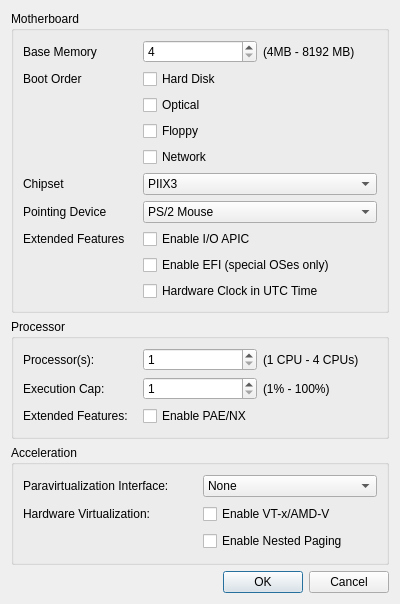
<?xml version="1.0" encoding="UTF-8"?>
<ui version="4.0">
 <class>MachineSettings</class>
 <widget class="QDialog" name="MachineSettings">
  <property name="geometry">
   <rect>
    <x>0</x>
    <y>0</y>
    <width>400</width>
    <height>604</height>
   </rect>
  </property>
  <property name="windowTitle">
   <string>Machine Settings</string>
  </property>
  <property name="modal">
   <bool>true</bool>
  </property>
  <layout class="QGridLayout" name="gridLayout_2">
   <item row="1" column="0">
    <widget class="QGroupBox" name="groupBox_Processor">
     <property name="title">
      <string>Processor</string>
     </property>
     <layout class="QGridLayout" name="gridLayout_3">
      <item row="0" column="0">
       <widget class="QLabel" name="label_6">
        <property name="text">
         <string>Processor(s):</string>
        </property>
       </widget>
      </item>
      <item row="0" column="1">
       <widget class="QSpinBox" name="spinBox_processors">
        <property name="minimum">
         <number>1</number>
        </property>
        <property name="maximum">
         <number>4</number>
        </property>
       </widget>
      </item>
      <item row="1" column="0">
       <widget class="QLabel" name="label_7">
        <property name="text">
         <string>Execution Cap:</string>
        </property>
       </widget>
      </item>
      <item row="1" column="1">
       <widget class="QSpinBox" name="spinBox_executionCap">
        <property name="minimum">
         <number>1</number>
        </property>
        <property name="maximum">
         <number>100</number>
        </property>
       </widget>
      </item>
      <item row="1" column="2">
       <widget class="QLabel" name="label_12">
        <property name="text">
         <string>(1% - 100%)</string>
        </property>
       </widget>
      </item>
      <item row="2" column="0">
       <widget class="QLabel" name="label_8">
        <property name="text">
         <string>Extended Features:</string>
        </property>
       </widget>
      </item>
      <item row="2" column="1" colspan="2">
       <widget class="QCheckBox" name="checkBox_enablePAEnx">
        <property name="text">
         <string>Enable PAE/NX</string>
        </property>
       </widget>
      </item>
      <item row="0" column="2">
       <widget class="QLabel" name="label_13">
        <property name="text">
         <string>(1 CPU - 4 CPUs)</string>
        </property>
       </widget>
      </item>
     </layout>
    </widget>
   </item>
   <item row="2" column="0">
    <widget class="QGroupBox" name="groupBox_Acceleration">
     <property name="title">
      <string>Acceleration</string>
     </property>
     <layout class="QGridLayout" name="gridLayout_4">
      <item row="0" column="0">
       <widget class="QLabel" name="label_9">
        <property name="text">
         <string>Paravirtualization Interface:</string>
        </property>
       </widget>
      </item>
      <item row="0" column="1">
       <widget class="QComboBox" name="comboBox_paravirtInterface">
        <item>
         <property name="text">
          <string>None</string>
         </property>
        </item>
        <item>
         <property name="text">
          <string>Default</string>
         </property>
        </item>
        <item>
         <property name="text">
          <string>Legacy</string>
         </property>
        </item>
        <item>
         <property name="text">
          <string>Minimal</string>
         </property>
        </item>
        <item>
         <property name="text">
          <string>Hyper-V</string>
         </property>
        </item>
        <item>
         <property name="text">
          <string>KVM</string>
         </property>
        </item>
       </widget>
      </item>
      <item row="1" column="0">
       <widget class="QLabel" name="label_10">
        <property name="text">
         <string>Hardware Virtualization:</string>
        </property>
       </widget>
      </item>
      <item row="1" column="1">
       <widget class="QCheckBox" name="checkBox_enableVTxAMDV">
        <property name="text">
         <string>Enable VT-x/AMD-V</string>
        </property>
       </widget>
      </item>
      <item row="2" column="1">
       <widget class="QCheckBox" name="checkBox_enableNestedPaging">
        <property name="text">
         <string>Enable Nested Paging</string>
        </property>
       </widget>
      </item>
     </layout>
    </widget>
   </item>
   <item row="3" column="0">
    <widget class="QDialogButtonBox" name="OverlayButtonBox">
     <property name="orientation">
      <enum>Qt::Horizontal</enum>
     </property>
     <property name="standardButtons">
      <set>QDialogButtonBox::Cancel|QDialogButtonBox::Ok</set>
     </property>
    </widget>
   </item>
   <item row="0" column="0">
    <widget class="QGroupBox" name="groupBox_Motherboard">
     <property name="font">
      <font>
       <weight>50</weight>
       <bold>false</bold>
      </font>
     </property>
     <property name="title">
      <string>Motherboard</string>
     </property>
     <property name="flat">
      <bool>false</bool>
     </property>
     <property name="checkable">
      <bool>false</bool>
     </property>
     <layout class="QGridLayout" name="gridLayout">
      <item row="9" column="1" colspan="2">
       <widget class="QCheckBox" name="extFeatCheckBox_enableEFI">
        <property name="text">
         <string>Enable EFI (special OSes only)</string>
        </property>
       </widget>
      </item>
      <item row="1" column="0">
       <widget class="QLabel" name="label_2">
        <property name="text">
         <string>Boot Order</string>
        </property>
       </widget>
      </item>
      <item row="0" column="0">
       <widget class="QLabel" name="label">
        <property name="text">
         <string>Base Memory</string>
        </property>
       </widget>
      </item>
      <item row="7" column="0">
       <widget class="QLabel" name="label_4">
        <property name="text">
         <string>Pointing Device</string>
        </property>
       </widget>
      </item>
      <item row="6" column="1" colspan="2">
       <widget class="QComboBox" name="comboBox_chipset">
        <item>
         <property name="text">
          <string>PIIX3</string>
         </property>
        </item>
        <item>
         <property name="text">
          <string>ICH9</string>
         </property>
        </item>
       </widget>
      </item>
      <item row="0" column="2">
       <widget class="QLabel" name="label_11">
        <property name="text">
         <string>(4MB - 8192 MB)</string>
        </property>
       </widget>
      </item>
      <item row="8" column="1" colspan="2">
       <widget class="QCheckBox" name="extFeatCheckbox_enableIO">
        <property name="text">
         <string>Enable I/O APIC</string>
        </property>
       </widget>
      </item>
      <item row="8" column="0">
       <widget class="QLabel" name="label_5">
        <property name="text">
         <string>Extended Features</string>
        </property>
       </widget>
      </item>
      <item row="7" column="1" colspan="2">
       <widget class="QComboBox" name="comboBox_pointingDevice">
        <item>
         <property name="text">
          <string>PS/2 Mouse</string>
         </property>
        </item>
        <item>
         <property name="text">
          <string>USB Tablet</string>
         </property>
        </item>
        <item>
         <property name="text">
          <string>USB Multi-Touch Tablet</string>
         </property>
        </item>
       </widget>
      </item>
      <item row="5" column="1" colspan="2">
       <widget class="QCheckBox" name="bootOrderCheckbox_network">
        <property name="text">
         <string>Network</string>
        </property>
       </widget>
      </item>
      <item row="2" column="1" colspan="2">
       <widget class="QCheckBox" name="bootOrderCheckbox_optical">
        <property name="text">
         <string>Optical</string>
        </property>
       </widget>
      </item>
      <item row="0" column="1">
       <widget class="QSpinBox" name="spinbox_baseMemory">
        <property name="showGroupSeparator" stdset="0">
         <bool>true</bool>
        </property>
        <property name="minimum">
         <number>4</number>
        </property>
        <property name="maximum">
         <number>8192</number>
        </property>
       </widget>
      </item>
      <item row="6" column="0">
       <widget class="QLabel" name="label_3">
        <property name="text">
         <string>Chipset</string>
        </property>
       </widget>
      </item>
      <item row="10" column="1" colspan="2">
       <widget class="QCheckBox" name="extFeatCheckbox_hwClockUTCtime">
        <property name="text">
         <string>Hardware Clock in UTC Time</string>
        </property>
       </widget>
      </item>
      <item row="4" column="1">
       <widget class="QCheckBox" name="bootOrderCheckBox_floppy">
        <property name="text">
         <string>Floppy</string>
        </property>
       </widget>
      </item>
      <item row="1" column="1">
       <widget class="QCheckBox" name="bootOrderCheckbox_hardDisk">
        <property name="text">
         <string>Hard Disk</string>
        </property>
       </widget>
      </item>
     </layout>
    </widget>
   </item>
  </layout>
 </widget>
 <resources/>
 <connections>
  <connection>
   <sender>OverlayButtonBox</sender>
   <signal>accepted()</signal>
   <receiver>MachineSettings</receiver>
   <slot>accept()</slot>
   <hints>
    <hint type="sourcelabel">
     <x>248</x>
     <y>254</y>
    </hint>
    <hint type="destinationlabel">
     <x>157</x>
     <y>274</y>
    </hint>
   </hints>
  </connection>
  <connection>
   <sender>OverlayButtonBox</sender>
   <signal>rejected()</signal>
   <receiver>MachineSettings</receiver>
   <slot>reject()</slot>
   <hints>
    <hint type="sourcelabel">
     <x>316</x>
     <y>260</y>
    </hint>
    <hint type="destinationlabel">
     <x>286</x>
     <y>274</y>
    </hint>
   </hints>
  </connection>
 </connections>
</ui>
